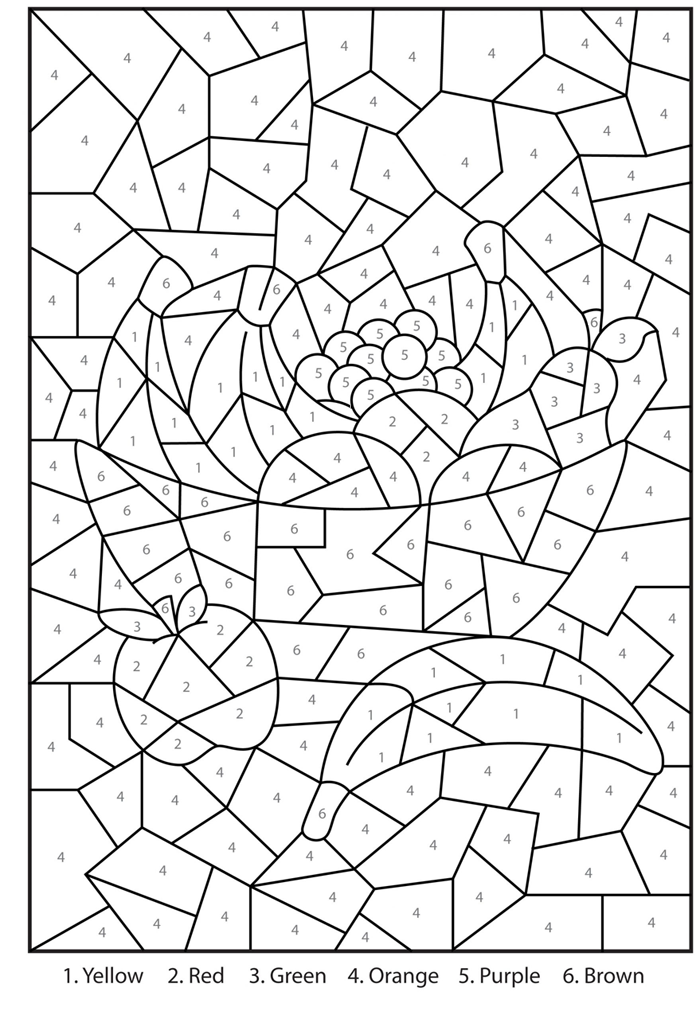
#> input picture clean images/pic (5).png, 700 x 1019 px; the run also reads 1 picture not shown here
$ python 'Color Images.py'
#> lines starting #> are read from the running program, lines starting #| are printed output that depends on the picture; after the words box and inside, x2 and y2 are one past the last pixel; in counts of white or black regions, pixels touching at a corner belong together
import cv2
import numpy as np
import random
import os

threshold = 0.85

#changed how many pixels are drawn at once
pixelsToShow = 100
#causes pixel fill to bloom outwards rather than scanlines. This is slower
randomizeStack = False

filename = "pic (5)"

img_rgb = cv2.imread("clean images/" + filename + ".png")
#> img_rgb is the input picture: shape (1019, 700, 3); mean B, G, R 230.6, 230.5, 230.6
img_gray = cv2.cvtColor(img_rgb, cv2.COLOR_BGR2GRAY)

areas = []


# [44 lines left out: function fill, not called in this run]


path, dirs, files = next(os.walk('clean images/numbers/' + filename + '/'))
numbersInFile = len(files) + 1
for i in range(1,numbersInFile):
    number = template = cv2.imread('clean images/numbers/' + filename + '/' + '(' + str(i) + ').png',0)
    w, h = template.shape[::-1]
#> w = 10; h = 16

    num = cv2.matchTemplate(img_gray,template,cv2.TM_CCOEFF_NORMED)
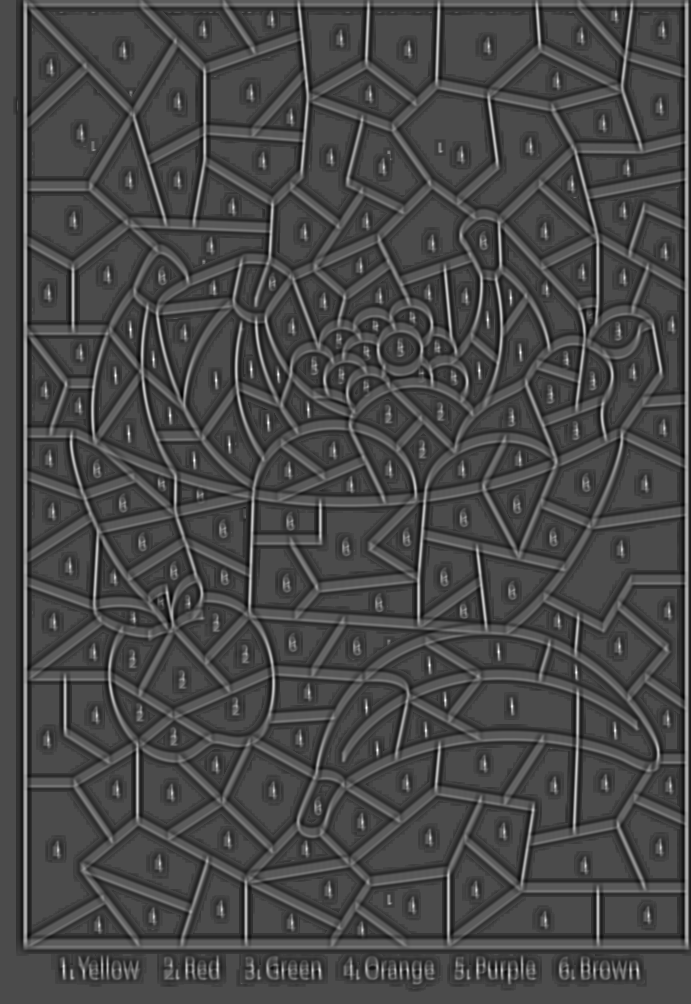
#> num: shape (1004, 691) float32; min -0.424, max 1, mean -0.0187; drawn with min black and max white
    loc = np.where( num >= threshold)
#> loc = 41 positions, rows 297 to 750, columns 115 to 615
    for pt in zip(*loc[::-1]):
        cv2.rectangle(img_rgb, pt, (pt[0] + w, pt[1] + h), (0,0,255), 1)
        areas.append((i, pt[0], pt[1]))
#> this loop made 41 passes
#> pt on passes 1 to 12: (510, 297), (510, 298), (487, 319), (487, 320), (130, 329), (130, 330), (520, 351), (520, 352), (520, 353), (153, 359), (153, 360), (251, 369)
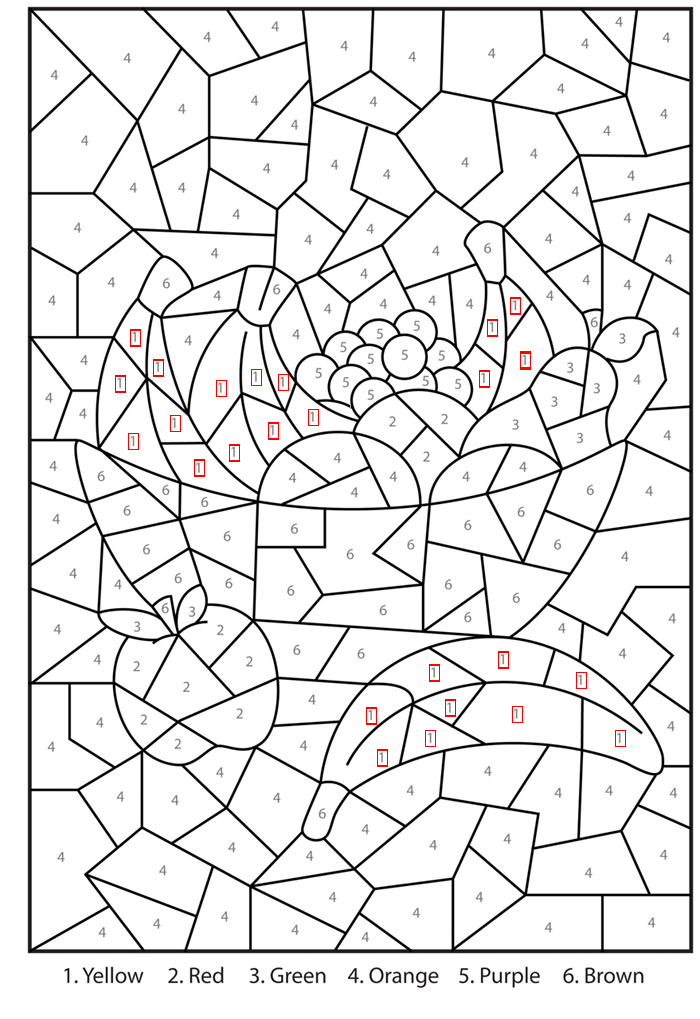
#> img_rgb: shape (1019, 700, 3); 0.23% of pixels changed, all inside (x1, y1, x2, y2) = (115, 297, 626, 767)
#> after the loop, areas = 41 items, first 6: (1, 510, 297), (1, 510, 298), (1, 487, 319), (1, 487, 320), (1, 130, 329), (1, 130, 330)
        #uncomment the 4 lines below to see it select one number from the image at a time
#    cv2.rectangle(img_rgb,(0,0),(50,40),0,-1)
#    img_rgb = cv2.putText(img_rgb, str(i), (20,25), cv2.FONT_HERSHEY_COMPLEX,
#                   1, (0,0,255), 1, cv2.LINE_AA)
#    cv2.imshow("rgb", img_rgb)
#    cv2.waitKey();
    for pt in zip(*loc[::-1]):
        cv2.rectangle(img_rgb, pt, (pt[0] + w, pt[1] + h), (255,255,255), -1)
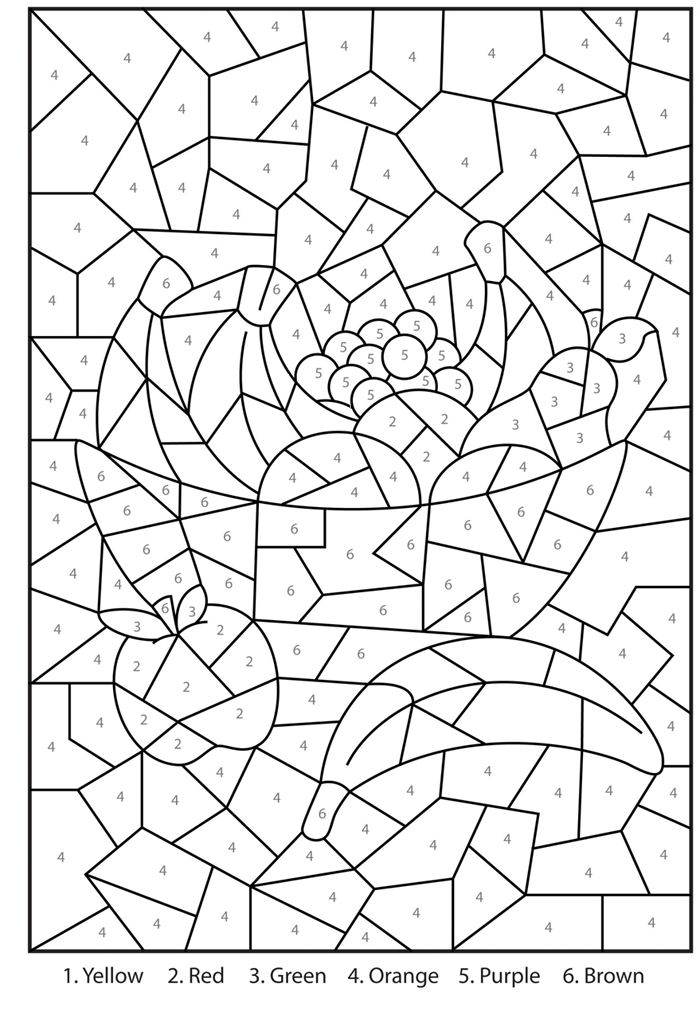
#> img_rgb: shape (1019, 700, 3); 0.42% of pixels changed, all inside (x1, y1, x2, y2) = (115, 297, 626, 767)
    img_gray = cv2.cvtColor(img_rgb, cv2.COLOR_BGR2GRAY)


random.shuffle(areas)
#print(areas)


#> (the run stopped early here; a loop or call above may not have finished)
